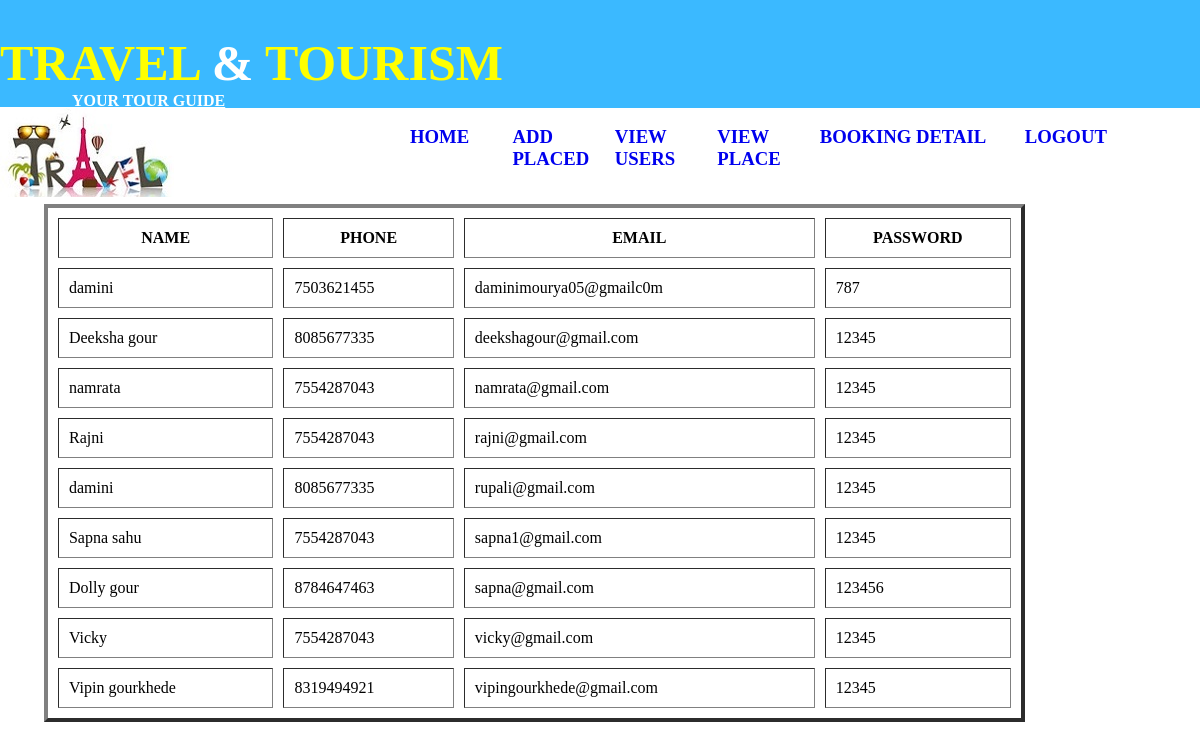
/admin/viewusers.php (signed in), run on the app's committed database.
### tables this page shows
CREATE TABLE IF NOT EXISTS `tourism` (
  `name` char(30) NOT NULL,
  `mobile_no` bigint(10) NOT NULL,
  `email` varchar(30) NOT NULL,
  `password` varchar(15) NOT NULL,
  PRIMARY KEY (`email`)
);

### admin/viewusers.php (the view, shortened to what this page needs)
<html>
<head>
<link rel="stylesheet" type="text/css" href="grid.css">
</head>
<body>
<div class="container">
<?php
include('header.php');
?>
<div class="row">
<?php
$con=mysqli_connect("localhost","root",12345,"registration");
if(isset($_GET['id'])){
    $id=$_GET['id'];
	$q="select * from tourism where email='$id'";
}else{
$q="select * from tourism";
}
$result=mysqli_query($con,$q);
$result_rows=mysqli_fetch_array($result);
?>
<div class="col-6">
<div style="margin-left:70px;margin-top:40px;">
<table  align="right" border="4" width="180%" cellspacing="10px" cellpadding="10px">
<tr>
<th>NAME</th>
<th>PHONE</th>
<th>EMAIL</th>
<th>PASSWORD</th>
</tr>
<?php
do{
   ?>
   <tr>
<td><?php echo $result_rows[0];?></td>
<td><?php echo $result_rows[1];?></td>
<td><?php echo $result_rows[2];?></td>
<td><?php echo $result_rows[3];?></td>
</tr>
<?php
}
while($result_rows=mysqli_fetch_array($result))
?>
</div>
</div>
</body>
</html>

### admin/grid.css (style rules this page uses)
.container { width:100%; }
body { margin:0px; }
.col-6 { width:50% }
.row { margin-left:-15px; margin-right:-15px; }
.col-1,.col-2,.col-3,.col-4,.col-5,.col-6,.col-7,.col-8,.col-9,.col-10,.col-11,.col-12 { float:left }
.container { margin-right:auto; margin-left:auto; padding-left: 15px; padding-right:15px; }
.container { max-width:100%; }

### data on the page
tourism: name "damini", mobile_no "7503621455", email "daminimourya05@gmailc0m", password "787"
tourism: name "Deeksha gour", mobile_no "8085677335", email "deekshagour@gmail.com", password "12345"
tourism: name "namrata", mobile_no "7554287043", email "namrata@gmail.com", password "12345"
tourism: name "Rajni", mobile_no "7554287043", email "rajni@gmail.com", password "12345"
tourism: name "damini", mobile_no "8085677335", email "rupali@gmail.com", password "12345"
tourism: name "Sapna sahu", mobile_no "7554287043", email "sapna1@gmail.com", password "12345"
tourism: name "Dolly gour", mobile_no "8784647463", email "sapna@gmail.com", password "123456"
tourism: name "Vicky", mobile_no "7554287043", email "vicky@gmail.com", password "12345"
tourism: name "Vipin gourkhede", mobile_no "8319494921", email "vipingourkhede@gmail.com", password "12345"
